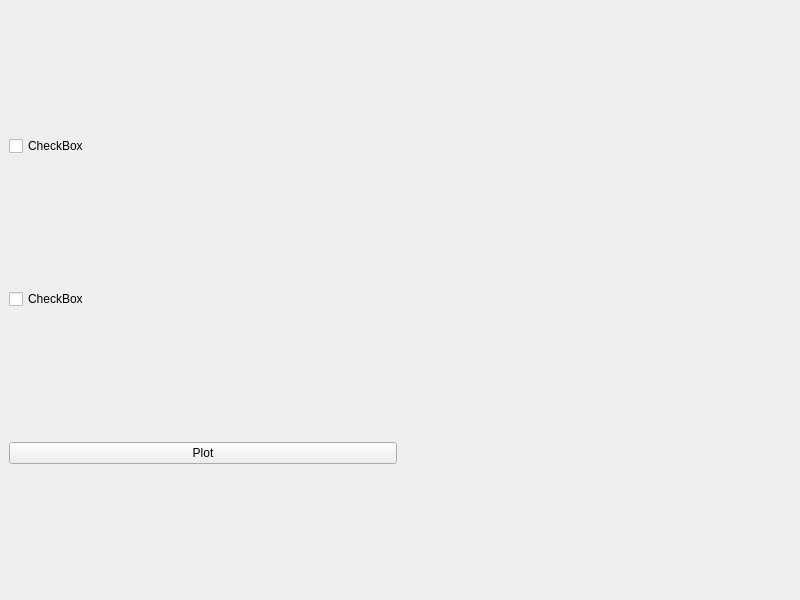
<?xml version="1.0" encoding="UTF-8"?>
<ui version="4.0">
 <class>MainWindow</class>
 <widget class="QMainWindow" name="MainWindow">
  <property name="geometry">
   <rect>
    <x>0</x>
    <y>0</y>
    <width>800</width>
    <height>600</height>
   </rect>
  </property>
  <property name="windowTitle">
   <string>MainWindow</string>
  </property>
  <widget class="QWidget" name="centralwidget">
   <layout class="QGridLayout" name="gridLayout">
    <item row="1" column="2">
     <widget class="QCheckBox" name="checkBox_2">
      <property name="text">
       <string>CheckBox</string>
      </property>
     </widget>
    </item>
    <item row="2" column="2">
     <widget class="QPushButton" name="pushButton">
      <property name="text">
       <string>Plot</string>
      </property>
     </widget>
    </item>
    <item row="1" column="3">
     <widget class="QWidget" name="mplwindow" native="true">
      <property name="sizePolicy">
       <sizepolicy hsizetype="Preferred" vsizetype="Preferred">
        <horstretch>0</horstretch>
        <verstretch>0</verstretch>
       </sizepolicy>
      </property>
      <layout class="QVBoxLayout" name="mplvl"/>
     </widget>
    </item>
    <item row="0" column="2">
     <widget class="QCheckBox" name="checkBox">
      <property name="text">
       <string>CheckBox</string>
      </property>
     </widget>
    </item>
   </layout>
  </widget>
 </widget>
 <resources/>
 <connections/>
</ui>
